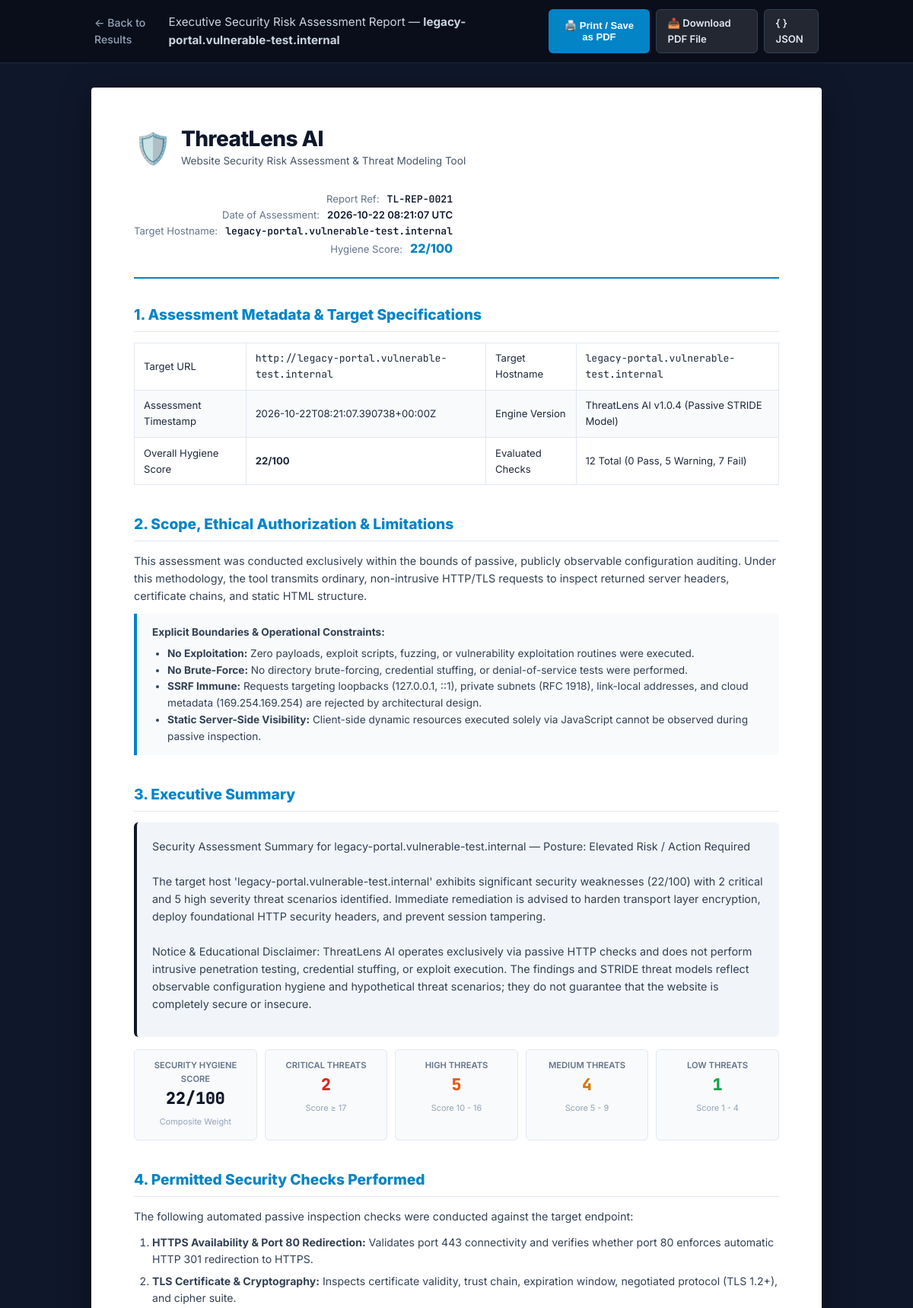
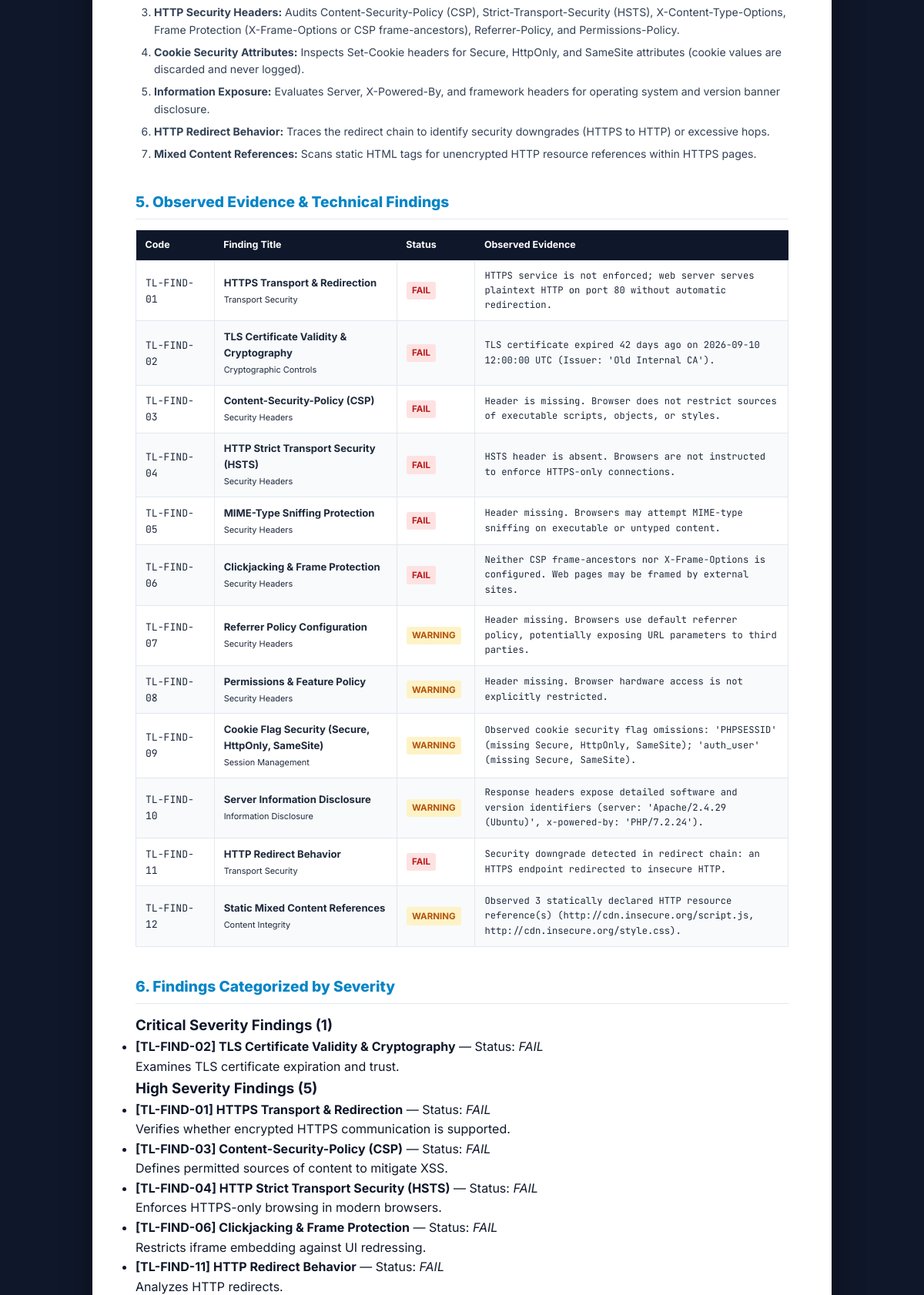
/report/21 (upper part), run on the app's committed database (2 pictures, top to bottom).
### tables this page shows
CREATE TABLE assessments (
        id INTEGER PRIMARY KEY AUTOINCREMENT,
        target_url TEXT NOT NULL,
        hostname TEXT NOT NULL,
        scan_timestamp TEXT NOT NULL,
        overall_score INTEGER NOT NULL,
        risk_summary TEXT NOT NULL,       -- JSON: {critical, high, medium, low, total_findings}
        checks_summary TEXT NOT NULL,     -- JSON: {passed, warning, failed, total}
        https_status TEXT NOT NULL,
        tls_status TEXT NOT NULL,
        headers_status TEXT NOT NULL,
        executive_summary TEXT NOT NULL,
        raw_results TEXT NOT NULL          -- Full JSON dump of scan findings & metadata
    );

CREATE TABLE findings (
        id INTEGER PRIMARY KEY AUTOINCREMENT,
        assessment_id INTEGER NOT NULL,
        finding_code TEXT NOT NULL,
        title TEXT NOT NULL,
        category TEXT NOT NULL,
        status TEXT NOT NULL,             -- PASS, WARNING, FAIL, NOT_ASSESSED
        severity TEXT NOT NULL,           -- Low, Medium, High, Critical
        evidence TEXT NOT NULL,
        description TEXT NOT NULL,
        recommendation TEXT NOT NULL,
        FOREIGN KEY (assessment_id) REFERENCES assessments (id) ON DELETE CASCADE
    );

### app.py (the view)
@app.route("/report/<int:assessment_id>")
def report(assessment_id: int):
    assessment = get_assessment_by_id(assessment_id, DB_FILE)
    if not assessment:
        flash("Assessment record not found.", "error")
        return redirect(url_for("history"))
    return render_template("report.html", assessment=assessment)

### app.py (called while the page is built)
@app.context_processor
def inject_global_data():
    return {
        "app_name": "ThreatLens AI",
        "app_subtitle": "Website Security Risk Assessment & Threat Modeling Tool",
        "current_year": datetime.now(timezone.utc).year
    }

### database.py (called while the page is built)
def get_db_connection(db_path: str = DB_FILE) -> sqlite3.Connection:
    conn = sqlite3.connect(db_path)
    conn.row_factory = sqlite3.Row
    conn.execute("PRAGMA foreign_keys = ON")
    return conn

### templates/report.html (shortened to what this page needs)
<!DOCTYPE html>
<html lang="en">
<head>
    <link rel="stylesheet" href="{{ url_for('static', filename='style.css') }}">
</head>
<body class="report-body">
    <div class="report-toolbar no-print">
        <div class="toolbar-container">
            <a href="{{ url_for('results', assessment_id=assessment.id) }}" class="btn-toolbar">
                ← Back to Results
            </a>
            <div class="toolbar-title">
                Executive Security Risk Assessment Report — <strong>{{ assessment.hostname }}</strong>
            </div>
            <div class="toolbar-actions">
                <button type="button" class="btn-toolbar-primary" onclick="window.print()">
                    🖨️ Print / Save as PDF
                </button>
                <a href="{{ url_for('export_pdf', assessment_id=assessment.id) }}" class="btn-toolbar-secondary">
                    📥 Download PDF File
                </a>
                <a href="{{ url_for('export_json', assessment_id=assessment.id) }}" class="btn-toolbar-secondary">
                    { } JSON
                </a>
            </div>
        </div>
    </div>
    <div class="report-document">
        <header class="report-header">
            <div class="report-brand">
                <span class="report-shield">🛡️</span>
                <div>
                    <h1 class="report-main-title">ThreatLens AI</h1>
                    <span class="report-sub-title">Website Security Risk Assessment & Threat Modeling Tool</span>
                </div>
            </div>
            <div class="report-meta-box">
                <div class="report-meta-item">
                    <span class="meta-lbl">Report Ref:</span>
                    <span class="meta-val mono-text">TL-REP-{{ "%04d"|format(assessment.id) }}</span>
                </div>
                <div class="report-meta-item">
                    <span class="meta-lbl">Date of Assessment:</span>
                    <span class="meta-val">{{ assessment.scan_timestamp[:19].replace('T', ' ') }} UTC</span>
                </div>
                <div class="report-meta-item">
                    <span class="meta-lbl">Target Hostname:</span>
                    <span class="meta-val mono-text">{{ assessment.hostname }}</span>
                </div>
                <div class="report-meta-item">
                    <span class="meta-lbl">Hygiene Score:</span>
                    <span class="meta-val score-highlight">{{ assessment.overall_score }}/100</span>
                </div>
            </div>
        </header>
        <hr class="report-divider">
        <section class="report-section">
            <h2 class="section-num-title">1. Assessment Metadata & Target Specifications</h2>
            <div class="spec-table-wrapper">
                <table class="report-table">
                    <tbody>
                        <tr>
                            <td class="table-lbl">Target URL</td>
                            <td class="mono-text">{{ assessment.target_url }}</td>
                            <td class="table-lbl">Target Hostname</td>
                            <td class="mono-text">{{ assessment.hostname }}</td>
                        </tr>
                        <tr>
                            <td class="table-lbl">Assessment Timestamp</td>
                            <td>{{ assessment.scan_timestamp }}</td>
                            <td class="table-lbl">Engine Version</td>
                            <td>ThreatLens AI v1.0.4 (Passive STRIDE Model)</td>
                        </tr>
                        <tr>
                            <td class="table-lbl">Overall Hygiene Score</td>
                            <td><strong>{{ assessment.overall_score }}/100</strong></td>
                            <td class="table-lbl">Evaluated Checks</td>
                            <td>{{ assessment.checks_summary.total }} Total ({{ assessment.checks_summary.passed }} Pass, {{ assessment.checks_summary.warning }} Warning, {{ assessment.checks_summary.failed }} Fail)</td>
                        </tr>
                    </tbody>
                </table>
            </div>
        </section>
        <section class="report-section">
            <h2 class="section-num-title">2. Scope, Ethical Authorization & Limitations</h2>
            <p>
                This assessment was conducted exclusively within the bounds of passive, publicly observable configuration auditing.
                Under this methodology, the tool transmits ordinary, non-intrusive HTTP/TLS requests to inspect returned server headers,
                certificate chains, and static HTML structure.
            </p>
            <div class="callout-box">
                <strong>Explicit Boundaries & Operational Constraints:</strong>
                <ul>
                    <li><strong>No Exploitation:</strong> Zero payloads, exploit scripts, fuzzing, or vulnerability exploitation routines were executed.</li>
                    <li><strong>No Brute-Force:</strong> No directory brute-forcing, credential stuffing, or denial-of-service tests were performed.</li>
                    <li><strong>SSRF Immune:</strong> Requests targeting loopbacks (127.0.0.1, ::1), private subnets (RFC 1918), link-local addresses, and cloud metadata (169.254.169.254) are rejected by architectural design.</li>
                    <li><strong>Static Server-Side Visibility:</strong> Client-side dynamic resources executed solely via JavaScript cannot be observed during passive inspection.</li>
                </ul>
            </div>
        </section>
        <section class="report-section">
            <h2 class="section-num-title">3. Executive Summary</h2>
            <div class="exec-summary-box">
                <p>{{ assessment.executive_summary | replace('\n\n', '<br><br>') | safe }}</p>
            </div>
            <div class="scorecard-grid">
                <div class="scorecard-item">
                    <span class="sc-title">Security Hygiene Score</span>
                    <span class="sc-val">{{ assessment.overall_score }}/100</span>
                    <span class="sc-sub">Composite Weight</span>
                </div>
                <div class="scorecard-item">
                    <span class="sc-title">Critical Threats</span>
                    <span class="sc-val text-crit">{{ assessment.risk_summary.critical or 0 }}</span>
                    <span class="sc-sub">Score ≥ 17</span>
                </div>
                <div class="scorecard-item">
                    <span class="sc-title">High Threats</span>
                    <span class="sc-val text-high">{{ assessment.risk_summary.high or 0 }}</span>
                    <span class="sc-sub">Score 10 - 16</span>
                </div>
                <div class="scorecard-item">
                    <span class="sc-title">Medium Threats</span>
                    <span class="sc-val text-med">{{ assessment.risk_summary.medium or 0 }}</span>
                    <span class="sc-sub">Score 5 - 9</span>
                </div>
                <div class="scorecard-item">
                    <span class="sc-title">Low Threats</span>
                    <span class="sc-val text-low">{{ assessment.risk_summary.low or 0 }}</span>
                    <span class="sc-sub">Score 1 - 4</span>
                </div>
            </div>
        </section>
        <section class="report-section">
            <h2 class="section-num-title">4. Permitted Security Checks Performed</h2>
            <p>The following automated passive inspection checks were conducted against the target endpoint:</p>
            <ol class="styled-list">
                <li><strong>HTTPS Availability & Port 80 Redirection:</strong> Validates port 443 connectivity and verifies whether port 80 enforces automatic HTTP 301 redirection to HTTPS.</li>
                <li><strong>TLS Certificate & Cryptography:</strong> Inspects certificate validity, trust chain, expiration window, negotiated protocol (TLS 1.2+), and cipher suite.</li>
                <li><strong>HTTP Security Headers:</strong> Audits Content-Security-Policy (CSP), Strict-Transport-Security (HSTS), X-Content-Type-Options, Frame Protection (X-Frame-Options or CSP frame-ancestors), Referrer-Policy, and Permissions-Policy.</li>
                <li><strong>Cookie Security Attributes:</strong> Inspects Set-Cookie headers for Secure, HttpOnly, and SameSite attributes (cookie values are discarded and never logged).</li>
                <li><strong>Information Exposure:</strong> Evaluates Server, X-Powered-By, and framework headers for operating system and version banner disclosure.</li>
                <li><strong>HTTP Redirect Behavior:</strong> Traces the redirect chain to identify security downgrades (HTTPS to HTTP) or excessive hops.</li>
                <li><strong>Mixed Content References:</strong> Scans static HTML tags for unencrypted HTTP resource references within HTTPS pages.</li>
            </ol>
        </section>
        <section class="report-section">
            <h2 class="section-num-title">5. Observed Evidence & Technical Findings</h2>
            <table class="report-table">
                <thead>
                    <tr>
                        <th style="width: 12%;">Code</th>
                        <th style="width: 28%;">Finding Title</th>
                        <th style="width: 12%;">Status</th>
                        <th style="width: 48%;">Observed Evidence</th>
                    </tr>
                </thead>
                <tbody>
                    {% for f in assessment.findings %}
                        <tr>
                            <td class="mono-text">{{ f.finding_code }}</td>
                            <td><strong>{{ f.title }}</strong><br><small class="text-muted">{{ f.category }}</small></td>
                            <td>
                                <span class="report-badge badge-{{ f.status.lower() }}">{{ f.status }}</span>
                            </td>
                            <td class="evidence-cell mono-text">{{ f.evidence }}</td>
                        </tr>
                    {% endfor %}
                </tbody>
            </table>
        </section>
        <section class="report-section page-break">
            <h2 class="section-num-title">6. Findings Categorized by Severity</h2>
            <div class="findings-by-severity">
                {% set severities = ['Critical', 'High', 'Medium', 'Low'] %}
                {% for sev in severities %}
                    {% set matching_findings = assessment.findings | selectattr('severity', 'equalto', sev) | list %}
                    {% if matching_findings %}
                        <div class="sev-group">
                            <h3 class="sev-heading sev-title-{{ sev.lower() }}">
                                {{ sev }} Severity Findings ({{ matching_findings|length }})
                            </h3>
                            <ul class="sev-findings-list">
                                {% for item in matching_findings %}
                                    <li>
                                        <strong>[{{ item.finding_code }}] {{ item.title }}</strong> — Status: <em>{{ item.status }}</em><br>
                                        <span>{{ item.description }}</span>
                                    </li>
                                {% endfor %}
                            </ul>
                        </div>
                    {% endif %}
                {% endfor %}
            </div>
        </section>
    </div>
</body>
</html>

### data on the page
assessments: hostname "legacy-portal.vulnerable-test.internal", id "0021", scan_timestamp "2026-10-22 08:21:07", overall_score "22", target_url "http://legacy-portal.vulnerable-test.internal", scan_timestamp "2026-10-22T08:21:07.390738+00:00Z", executive_summary "Security Assessment Summary for legacy-portal.vulnerable-test.internal — Posture: Elevated Risk / Action Required The target host 'legacy-portal.vulnerable-test.internal' exhibits significant security weaknesses (22/100) with 2 critical and 5 high severity threat scenarios identified. Immediate remediation is advised to harden transport layer encryption, deploy foundational HTTP security headers, and prevent session tampering. Notice & Educational Disclaimer: ThreatLens AI operates exclusively via passive HTTP checks and does not perform intrusive penetration testing, credential stuffing, or exploit execution. The findings and STRIDE threat models reflect observable configuration hygiene…"
findings: finding_code "TL-FIND-01", title "HTTPS Transport & Redirection", category "Transport Security", status "FAIL", evidence "HTTPS service is not enforced; web server serves plaintext HTTP on port 80 without automatic redirection.", description "Verifies whether encrypted HTTPS communication is supported."
findings: finding_code "TL-FIND-02", title "TLS Certificate Validity & Cryptography", category "Cryptographic Controls", status "FAIL", evidence "TLS certificate expired 42 days ago on 2026-09-10 12:00:00 UTC (Issuer: 'Old Internal CA').", description "Examines TLS certificate expiration and trust."
findings: finding_code "TL-FIND-03", title "Content-Security-Policy (CSP)", category "Security Headers", status "FAIL", evidence "Header is missing. Browser does not restrict sources of executable scripts, objects, or styles.", description "Defines permitted sources of content to mitigate XSS."
findings: finding_code "TL-FIND-04", title "HTTP Strict Transport Security (HSTS)", category "Security Headers", status "FAIL", evidence "HSTS header is absent. Browsers are not instructed to enforce HTTPS-only connections.", description "Enforces HTTPS-only browsing in modern browsers."
findings: finding_code "TL-FIND-05", title "MIME-Type Sniffing Protection", category "Security Headers", status "FAIL", evidence "Header missing. Browsers may attempt MIME-type sniffing on executable or untyped content."
findings: finding_code "TL-FIND-06", title "Clickjacking & Frame Protection", category "Security Headers", status "FAIL", evidence "Neither CSP frame-ancestors nor X-Frame-Options is configured. Web pages may be framed by external sites.", description "Restricts iframe embedding against UI redressing."
findings: finding_code "TL-FIND-07", title "Referrer Policy Configuration", category "Security Headers", status "WARNING", evidence "Header missing. Browsers use default referrer policy, potentially exposing URL parameters to third parties."
findings: finding_code "TL-FIND-08", title "Permissions & Feature Policy", category "Security Headers", status "WARNING", evidence "Header missing. Browser hardware access is not explicitly restricted."
findings: finding_code "TL-FIND-09", title "Cookie Flag Security (Secure, HttpOnly, SameSite)", category "Session Management", status "WARNING", evidence "Observed cookie security flag omissions: 'PHPSESSID' (missing Secure, HttpOnly, SameSite); 'auth_user' (missing Secure, SameSite)."
findings: finding_code "TL-FIND-10", title "Server Information Disclosure", category "Information Disclosure", status "WARNING", evidence "Response headers expose detailed software and version identifiers (server: 'Apache/2.4.29 (Ubuntu)', x-powered-by: 'PHP/7.2.24')."
findings: finding_code "TL-FIND-11", title "HTTP Redirect Behavior", category "Transport Security", status "FAIL", evidence "Security downgrade detected in redirect chain: an HTTPS endpoint redirected to insecure HTTP.", description "Analyzes HTTP redirects."
findings: finding_code "TL-FIND-12", title "Static Mixed Content References", category "Content Integrity", status "WARNING", evidence "Observed 3 statically declared HTTP resource reference(s) (http://cdn.insecure.org/script.js, http://cdn.insecure.org/style.css)."

### other printed values
{{ assessment.checks_summary.total }} "12"
{{ assessment.checks_summary.passed }} "0"
{{ assessment.checks_summary.warning }} "5"
{{ assessment.checks_summary.failed }} "7"
{{ assessment.risk_summary.critical or 0 }} "2"
{{ assessment.risk_summary.high or 0 }} "5"
{{ assessment.risk_summary.medium or 0 }} "4"
{{ assessment.risk_summary.low or 0 }} "1"
{{ sev }} "Critical" "High"
{{ matching_findings|length }} "1" "5"
